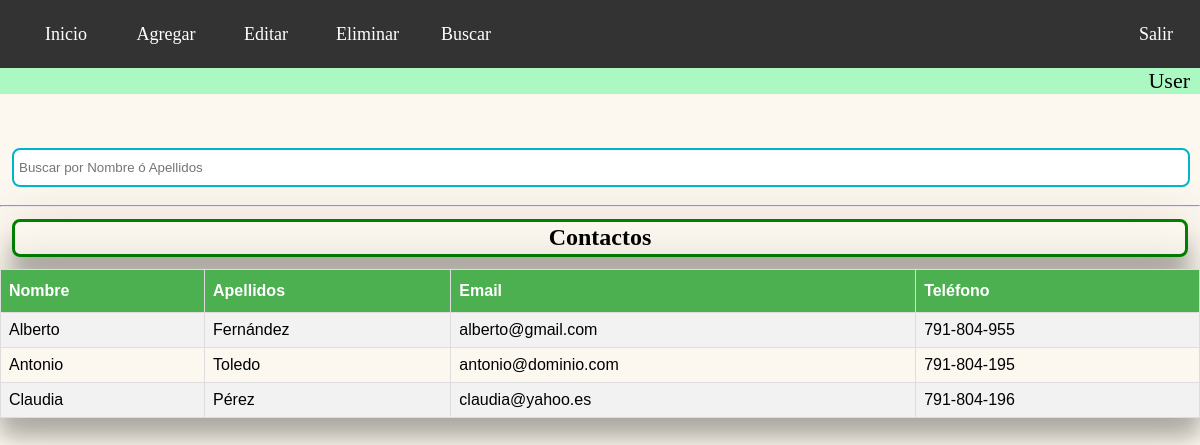
/web/src/SearchContact.php (signed in), run on the app's committed database.
### tables this page shows
CREATE TABLE `Contacts` (
  `ID` int(6) NOT NULL AUTO_INCREMENT,
  `NAME` varchar(255) NOT NULL,
  `SURNAME` varchar(255) NOT NULL,
  `EMAIL` varchar(255) NOT NULL,
  `PHONENUMBER` varchar(255) NOT NULL,
  PRIMARY KEY (`ID`)
);

### web/src/SearchContact.php (the view, shortened to what this page needs)
<?php
    require "includes/header.inc.php";
?>
    <?php
        require "./includes/dbh.inc.php" ;
        if(!isset($_GET['search'])){
            $sql = "SELECT * FROM Contacts";
            $stmt = mysqli_stmt_init($conn);
            if(!mysqli_stmt_prepare($stmt,$sql)){
                header("Location: ./Contacts.php?error=sqlerror");
                exit();
            }
            mysqli_stmt_execute($stmt);
            $result = mysqli_stmt_get_result($stmt);
        }
    ?>
    <main>
        <div class="main-content">
        <div class="search-wrap">
            <br>
            <div class="search">
                    <form action="" method="GET" >
                        <input class="searchTerm" type="text" name="search" maxlength="255" placeholder="Buscar por Nombre ó Apellidos" />
                    </form>
                </div>
            </div>
            <br>
            <hr>
            <div class="card-header">
                <h2>Contactos</h2>
            </div>
            <div class="card-body">
                <table id="contacts-table" class="table search-table">
                    <tr>
                        <th>Nombre</th>
                        <th>Apellidos</th>
                        <th>Email</th>
                        <th>Teléfono</th>
                    </tr>
                    <?php
                    while ($row = mysqli_fetch_array($result)){
                        $name = $row['NAME'];
                        $surname = $row['SURNAME'];
                        $email = $row['EMAIL'];
                        $phone = $row['PHONENUMBER'];
                    ?>
                    <tr>
                        <td><?php echo $name;?> </td>
                        <td><?php echo $surname;?> </td>
                        <td><?php echo $email;?> </td>
                        <td><?php echo $phone;?> </td>
                    <?php
                    }
                    ?>
                </table>
            </div>
        </div>
    </main>
<?php
    require "includes/footer.inc.php";
?>

### web/src/includes/header.inc.php (shortened to what this page needs)
<?php
    $username = $_SESSION["Username"];
?>
<!DOCTYPE html>
<html lang="en">
<head>
    <link rel="stylesheet" href="../css/header.css" type="text/css">
    <link rel="stylesheet" href="../css/main.css" type="text/css">
    <link rel="stylesheet" href="../css/tables.css" type="text/css">
</head>
<body>
    <header>
        <nav class ="menubar">
            <ul>
                <li><div class="nav-item left"><a href="Admins.php">Inicio</a></div></li>
                <li><div class="nav-item left"><a href="AddContact.php">Agregar</a></div></li>
                <li><div class="nav-item left"><a href="EditContact.php">Editar</a></div></li>
                <li><div class="nav-item left"><a href="DeleteContact.php">Eliminar</a></div></li>
                <li><div class="nav-item left"><a href="SearchContact.php">Buscar</a></div></li>
                <li><div class="nav-item logout-user right"><a href="/includes/logout.inc.php">Salir</a></div></li>
            </ul>
            <div class="user-name-header"><?php echo $username;?></div>
        </nav>
    </header>
    <br>
    <br>

### web/src/includes/footer.inc.php (shortened to what this page needs)
</body>
</html>

### web/src/css/header.css (style rules this page uses)
* { padding:0; margin:0; }
.menubar { width: 100%; background: #abf8c2; overflow: auto; }
.menubar ul { list-style-type: none; list-style: none; line-height: 20px; margin: 0; padding: 0; overflow: hidden; background-color: #333; }
.left { float: left; }
.right { float: right; }
.nav-item { width: 60px; display: block; color: white; font-size: 18px; font-family: 'Times New Roman', Times, serif; text-align: center; padding: 10px 20px; text-decoration: none; }
.menubar ul li a { width: 60px; display: block; color: white; font-size: 18px; font-family: 'Times New Roman', Times, serif; text-align: center; padding: 14px 16px; text-decoration: none; }
.user-name-header { display: block; height: fit-content; width: fit-content; float: right; color: black; font-size: 22px; font-family: 'Times New Roman', Times, serif; margin-right: 10px; }
.logout-user { margin-right: 10px; }
html, body { height:100%; }
body { background-color: #daa52012; }

### web/src/css/main.css (style rules this page uses)
.main-content { width: 100%; height: 100%; }
.card-header { border-radius: 8px; box-shadow: 0 0 50px 0 rgba(139, 103, 103, 0.2), 0 20px 20px 0 rgba(0, 0, 0, 0.24); margin: 1%; padding: 0.20%; border: 3px solid green; text-align: center; }
html, body { height:100%; }
body { background-color: #daa52012; }

### web/src/css/tables.css (style rules this page uses)
#contacts-table { font-family: "Trebuchet MS", Arial, Helvetica, sans-serif; border-collapse: collapse; width: 100%; border-radius: 10px; box-shadow: 0 0 50px 0 rgba(0, 0, 0, 0.2), 0 20px 20px 0 rgba(0, 0, 0, 0.24); }
#contacts-table td, #contacts-table th { border: 1px solid #ddd; padding: 8px; }
#contacts-table tr:nth-child(even) { background-color: #f2f2f2; }
#contacts-table th { padding-top: 12px; padding-bottom: 12px; text-align: left; background-color: #4CAF50; color: white; }
html, body { height:100%; }
body { background-color: #daa52012; }

### data on the page
contacts: NAME "Alberto", SURNAME "Fernández", EMAIL "alberto@gmail.com", PHONENUMBER "791-804-955"
contacts: NAME "Antonio", SURNAME "Toledo", EMAIL "antonio@dominio.com", PHONENUMBER "791-804-195"
contacts: NAME "Claudia", SURNAME "Pérez", EMAIL "claudia@yahoo.es", PHONENUMBER "791-804-196"

### other printed values
$username "User"
